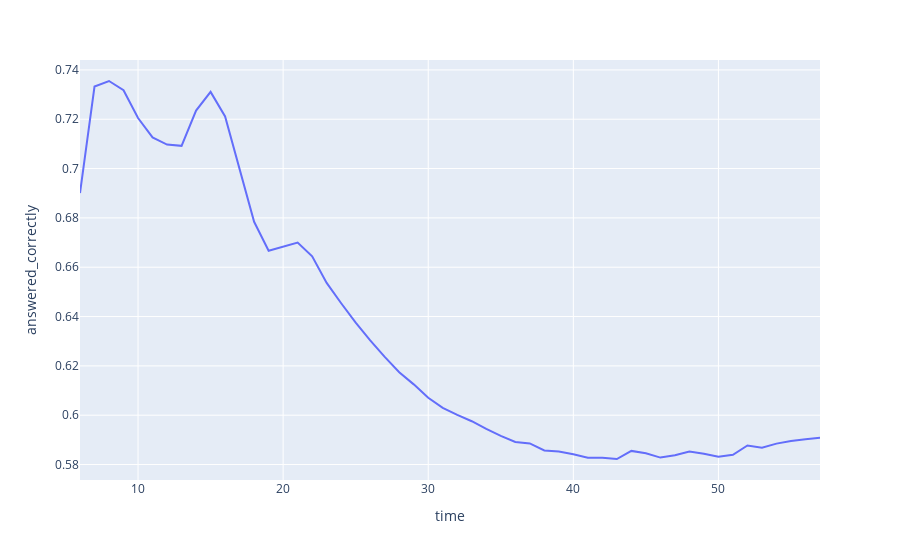

Notebook code for this chart:
### Code cell
#зависимость правильных ответов от затраченного на вопрос времени
result = ((train_q.filter(
    # отбросим слишком большие значения времени
    (pl.col('prior_question_elapsed_time') < pl.col('prior_question_elapsed_time').quantile(0.95)) &
    # отбросим слишком малые значения времени
    (pl.col('prior_question_elapsed_time') > pl.col('prior_question_elapsed_time').quantile(0.05))
).select(
    # для соответствия столбцов делаем сдвиг
    pl.col('prior_question_elapsed_time').slice(1, None),
    pl.col('answered_correctly').slice(0, pl.col('answered_correctly').count() - 1)
).group_by(
    # группируем по сглаженному до секунд времени
    (pl.col('prior_question_elapsed_time') // 1000).alias('time')
# считаем среднее количество правильных ответов
).agg(pl.col('answered_correctly').mean()))
          .sort(pl.col('time'))
          .collect(streaming=True))


px.line(result, x='time', y='answered_correctly')

### Figure 1 — Plotly figure (JSON) as saved in the notebook; plotly's stock layout.template omitted (floating-point values rounded to 4 significant figures)
{"data": [{"hovertemplate": "time=%{x}<br>answered_correctly=%{y}<extra></extra>", "legendgroup": "", "line": {"color": "#636efa", "dash": "solid"}, "marker": {"symbol": "circle"}, "mode": "lines", "name": "", "orientation": "v", "showlegend": false, "type": "scatter", "x": [6, 7, 8, 9, 10, 11, 12, 13, 14, 15, 16, 17, 18, 19, 20, 21, 22, 23, 24, 25, 26, 27, 28, 29, 30, 31, 32, 33, 34, 35, 36, 37, 38, 39, 40, 41, 42, 43, 44, 45, 46, 47, 48, 49, 50, 51, 52, 53, 54, 55, 56, 57], "xaxis": "x", "y": [0.6901, 0.7332, 0.7355, 0.7318, 0.7205, 0.7126, 0.7097, 0.7092, 0.7235, 0.7311, 0.7211, 0.7003, 0.6784, 0.6667, 0.6684, 0.67, 0.6644, 0.6537, 0.6454, 0.6375, 0.6303, 0.6236, 0.6174, 0.6125, 0.6071, 0.603, 0.6001, 0.5976, 0.5945, 0.5916, 0.5891, 0.5886, 0.5857, 0.5853, 0.5842, 0.5828, 0.5827, 0.5822, 0.5855, 0.5846, 0.5828, 0.5837, 0.5853, 0.5844, 0.5831, 0.584, 0.5877, 0.5868, 0.5885, 0.5896, 0.5903, 0.5908], "yaxis": "y"}], "layout": {"autosize": true, "legend": {"tracegroupgap": 0}, "margin": {"t": 60}, "xaxis": {"anchor": "y", "autorange": true, "domain": [0, 1], "range": [6, 57], "title": {"text": "time"}, "type": "linear"}, "yaxis": {"anchor": "x", "autorange": true, "domain": [0, 1], "range": [0.5737, 0.744], "title": {"text": "answered_correctly"}, "type": "linear"}}}
